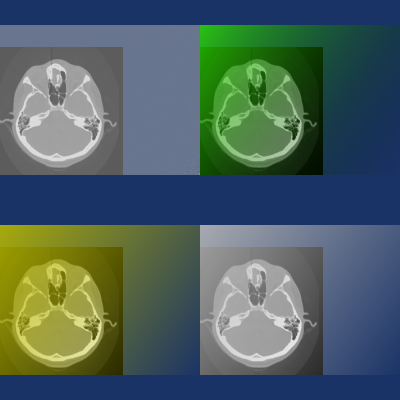

The script that drew this image:
#!/usr/bin/env python

# Test alpha blending with vtkImageSliceMapper: RGBA, LA, Opacity, lookup table.

import vtkmodules.vtkInteractionStyle  # noqa: F401
import vtkmodules.vtkRenderingOpenGL2  # noqa: F401

import os

from vtkmodules.vtkCommonCore import vtkLookupTable
from vtkmodules.vtkIOImage import vtkPNGReader
from vtkmodules.vtkImagingCore import vtkImageMapToColors
from vtkmodules.vtkInteractionStyle import vtkInteractorStyleImage
from vtkmodules.vtkRenderingCore import (
    vtkImageSlice,
    vtkImageSliceMapper,
    vtkRenderWindow,
    vtkRenderWindowInteractor,
    vtkRenderer,
)

data_dir = os.environ.get("VPE_DATA_DIR", os.path.dirname(os.path.abspath(__file__)))

# Read images
reader = vtkPNGReader()
reader.SetFileName(os.path.join(data_dir, "fullhead15.png"))

reader_2 = vtkPNGReader()
reader_2.SetFileName(os.path.join(data_dir, "alphachannel.png"))

# Grayscale lookup table
table = vtkLookupTable()
table.SetRampToLinear()
table.SetRange(0.0, 255.0)
table.SetValueRange(0.0, 1.0)
table.SetSaturationRange(0.0, 0.0)
table.SetVectorModeToRGBColors()
table.Build()

# Green lookup table with alpha from component 3
table_2 = vtkLookupTable()
table_2.SetRampToLinear()
table_2.SetRange(0, 255)
table_2.SetHueRange(0.3, 0.3)
table_2.SetValueRange(0.0, 1.0)
table_2.SetSaturationRange(1.0, 1.0)
table_2.SetAlphaRange(0.0, 1.0)
table_2.SetVectorModeToComponent()
table_2.SetVectorComponent(3)
table_2.Build()

# Map to LA
colors = vtkImageMapToColors()
colors.SetInputConnection(reader_2.GetOutputPort())
colors.SetLookupTable(table)
colors.PassAlphaToOutputOn()
colors.SetOutputFormatToLuminanceAlpha()

# Map to RGB
colors_2 = vtkImageMapToColors()
colors_2.SetInputConnection(reader_2.GetOutputPort())
colors_2.SetLookupTable(table)
colors_2.SetOutputFormatToRGB()

# Viewport 0: base image + RGBA overlay
base_mapper_0 = vtkImageSliceMapper()
base_mapper_0.SetInputConnection(reader.GetOutputPort())

base_image_0 = vtkImageSlice()
base_image_0.SetMapper(base_mapper_0)
base_image_0.GetProperty().SetColorWindow(2000.0)
base_image_0.GetProperty().SetColorLevel(1000.0)

overlay_mapper_0 = vtkImageSliceMapper()
overlay_mapper_0.SetInputConnection(reader_2.GetOutputPort())

overlay_image_0 = vtkImageSlice()
overlay_image_0.SetMapper(overlay_mapper_0)

# Viewport 1: base image + LA overlay
base_mapper_1 = vtkImageSliceMapper()
base_mapper_1.SetInputConnection(reader.GetOutputPort())

base_image_1 = vtkImageSlice()
base_image_1.SetMapper(base_mapper_1)
base_image_1.GetProperty().SetColorWindow(2000.0)
base_image_1.GetProperty().SetColorLevel(1000.0)

overlay_mapper_1 = vtkImageSliceMapper()
overlay_mapper_1.SetInputConnection(colors.GetOutputPort())

overlay_image_1 = vtkImageSlice()
overlay_image_1.SetMapper(overlay_mapper_1)

# Viewport 2: base image + RGB overlay with opacity 0.5
base_mapper_2 = vtkImageSliceMapper()
base_mapper_2.SetInputConnection(reader.GetOutputPort())

base_image_2 = vtkImageSlice()
base_image_2.SetMapper(base_mapper_2)
base_image_2.GetProperty().SetColorWindow(2000.0)
base_image_2.GetProperty().SetColorLevel(1000.0)

overlay_mapper_2 = vtkImageSliceMapper()
overlay_mapper_2.SetInputConnection(colors_2.GetOutputPort())

overlay_image_2 = vtkImageSlice()
overlay_image_2.SetMapper(overlay_mapper_2)
overlay_image_2.GetProperty().SetOpacity(0.5)

# Viewport 3: base image + RGBA overlay with green lookup table
base_mapper_3 = vtkImageSliceMapper()
base_mapper_3.SetInputConnection(reader.GetOutputPort())

base_image_3 = vtkImageSlice()
base_image_3.SetMapper(base_mapper_3)
base_image_3.GetProperty().SetColorWindow(2000.0)
base_image_3.GetProperty().SetColorLevel(1000.0)

overlay_mapper_3 = vtkImageSliceMapper()
overlay_mapper_3.SetInputConnection(reader_2.GetOutputPort())

overlay_image_3 = vtkImageSlice()
overlay_image_3.SetMapper(overlay_mapper_3)
overlay_image_3.GetProperty().SetLookupTable(table_2)
overlay_image_3.GetProperty().SetOpacity(0.9)

# Renderers
renderer_0 = vtkRenderer()
renderer_0.SetBackground(0.1, 0.2, 0.4)
renderer_0.SetViewport(0.0, 0.0, 0.5, 0.5)
renderer_0.AddViewProp(base_image_0)
renderer_0.AddViewProp(overlay_image_0)

renderer_1 = vtkRenderer()
renderer_1.SetBackground(0.1, 0.2, 0.4)
renderer_1.SetViewport(0.5, 0.0, 1.0, 0.5)
renderer_1.AddViewProp(base_image_1)
renderer_1.AddViewProp(overlay_image_1)

renderer_2 = vtkRenderer()
renderer_2.SetBackground(0.1, 0.2, 0.4)
renderer_2.SetViewport(0.0, 0.5, 0.5, 1.0)
renderer_2.AddViewProp(base_image_2)
renderer_2.AddViewProp(overlay_image_2)

renderer_3 = vtkRenderer()
renderer_3.SetBackground(0.1, 0.2, 0.4)
renderer_3.SetViewport(0.5, 0.5, 1.0, 1.0)
renderer_3.AddViewProp(base_image_3)
renderer_3.AddViewProp(overlay_image_3)

# Render window
render_window = vtkRenderWindow()
render_window.SetSize(400, 400)
render_window.AddRenderer(renderer_0)
render_window.AddRenderer(renderer_1)
render_window.AddRenderer(renderer_2)
render_window.AddRenderer(renderer_3)
render_window.SetWindowName("slice mapper alpha")

# Scene
camera_0 = renderer_0.GetActiveCamera()
camera_0.ParallelProjectionOn()
renderer_0.ResetCamera()
camera_0.SetParallelScale(200.0)

camera_1 = renderer_1.GetActiveCamera()
camera_1.ParallelProjectionOn()
renderer_1.ResetCamera()
camera_1.SetParallelScale(200.0)

camera_2 = renderer_2.GetActiveCamera()
camera_2.ParallelProjectionOn()
renderer_2.ResetCamera()
camera_2.SetParallelScale(200.0)

camera_3 = renderer_3.GetActiveCamera()
camera_3.ParallelProjectionOn()
renderer_3.ResetCamera()
camera_3.SetParallelScale(200.0)

# Interactor
style = vtkInteractorStyleImage()
interactor = vtkRenderWindowInteractor()
interactor.SetRenderWindow(render_window)
interactor.SetInteractorStyle(style)

interactor.Initialize()
interactor.Start()
